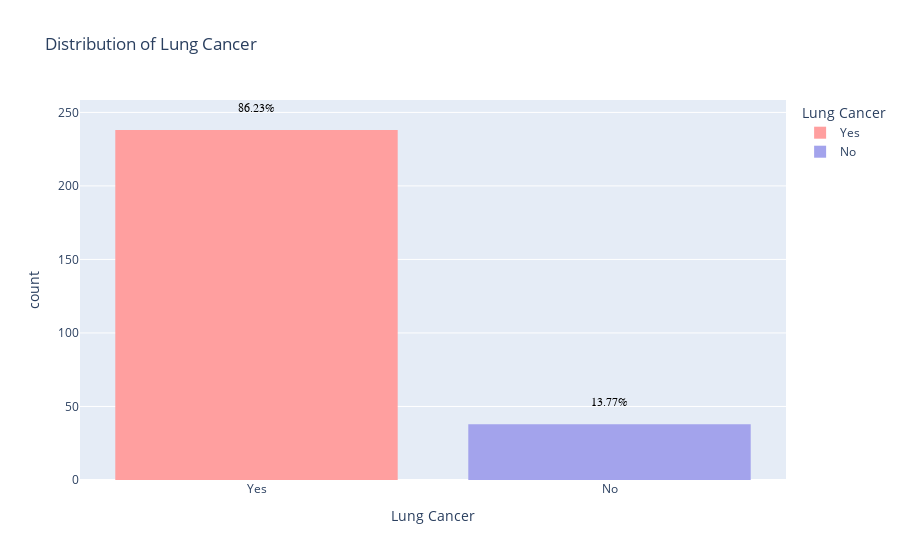

The notebook cell saved with this chart:
### Code cell
df_plot = df.copy()
df_plot['lung_cancer'] = df_plot['lung_cancer'].replace({0: 'No', 1: 'Yes'})
fig = px.histogram(df_plot, x='lung_cancer', color='lung_cancer',
                   color_discrete_map={'No': '#a3a3ec', 'Yes': '#ff9f9f'},
                   labels={'lung_cancer': 'Lung Cancer'},
                   title='Distribution of Lung Cancer')
fig.update_xaxes(categoryorder='array', categoryarray=['Yes', 'No'])
total_counts = df_plot['lung_cancer'].count()
for i in range(2):
    count = df_plot[df_plot['lung_cancer'] == ['Yes', 'No'][i]]['lung_cancer'].count()
    percentage = count / total_counts * 100
    fig.add_annotation(
        x=['Yes', 'No'][i], y=count + 15,
        text=f'{percentage:.2f}%',
        showarrow=False,
        font=dict(family='sarif',size=12, color='black')
    )
fig.show()

### Figure 1 — Plotly figure (JSON) as saved in the notebook; plotly's stock layout.template omitted (floating-point values rounded to 4 significant figures; data arrays with more than 128 entries replaced by an {"elided": "..."} marker saying what was removed)
{"data": [{"alignmentgroup": "True", "bingroup": "x", "hovertemplate": "Lung Cancer=%{x}<br>count=%{y}<extra></extra>", "legendgroup": "Yes", "marker": {"color": "#ff9f9f", "pattern": {"shape": ""}}, "name": "Yes", "offsetgroup": "Yes", "orientation": "v", "showlegend": true, "type": "histogram", "x": {"elided": "238 str values"}, "xaxis": "x", "yaxis": "y"}, {"alignmentgroup": "True", "bingroup": "x", "hovertemplate": "Lung Cancer=%{x}<br>count=%{y}<extra></extra>", "legendgroup": "No", "marker": {"color": "#a3a3ec", "pattern": {"shape": ""}}, "name": "No", "offsetgroup": "No", "orientation": "v", "showlegend": true, "type": "histogram", "x": ["No", "No", "No", "No", "No", "No", "No", "No", "No", "No", "No", "No", "No", "No", "No", "No", "No", "No", "No", "No", "No", "No", "No", "No", "No", "No", "No", "No", "No", "No", "No", "No", "No", "No", "No", "No", "No", "No"], "xaxis": "x", "yaxis": "y"}], "layout": {"annotations": [{"font": {"color": "black", "family": "sarif", "size": 12}, "showarrow": false, "text": "86.23%", "x": "Yes", "y": 253}, {"font": {"color": "black", "family": "sarif", "size": 12}, "showarrow": false, "text": "13.77%", "x": "No", "y": 53}], "barmode": "relative", "legend": {"title": {"text": "Lung Cancer"}, "tracegroupgap": 0}, "title": {"text": "Distribution of Lung Cancer"}, "xaxis": {"anchor": "y", "categoryarray": ["Yes", "No"], "categoryorder": "array", "domain": [0.0, 1.0], "title": {"text": "Lung Cancer"}}, "yaxis": {"anchor": "x", "domain": [0.0, 1.0], "title": {"text": "count"}}}}
